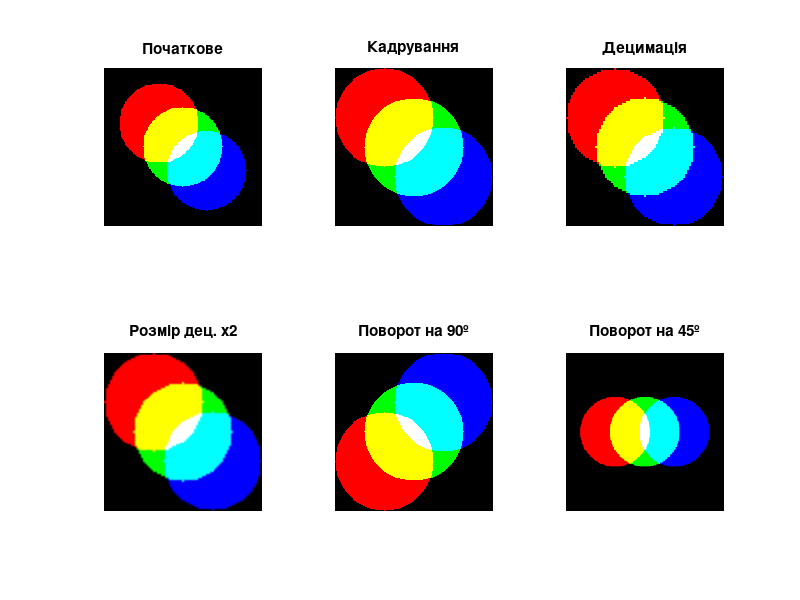

The MATLAB script that drew this image:
% Lab1_5

% Очистка робочої пам'яті і закриття графічних вікон
clear; 
close all;

%5 Розмір зображення
N = 200;

% Ініціалізуємо масив Circles нулями
Circles = uint8(zeros(N,N,3));

% Задаємо вектор зсуву для кожного кольору
N0 = [0.1 0.25 0.4] * N;

% Індекс для встановлення розмірів
i = 1:N;

% Цикл для створення кіл
for j = 1:3
    [x, y] = meshgrid(i - N/4-N0(j));
    Circles(:,:,j) = uint8(255*(x.^2+y.^2<=(N/4)^2));
end;

%Зберігання отриманого зображення у форматі tiff
imwrite(Circles, 'Circles.tiff', 'tiff');

% Створення графічного вікна
figure("Name","Task5","Position",[100,100,700,500]);

% Виведення початкового зображення
subplot(2,3,1);
imshow (Circles);
title('Початкове');

%5.1,5.2 Кадрування зображення
crop = imcrop(Circles, [0.1 0.1 0.8 0.8]*N);
subplot(2,3,2);
imshow(crop);
title('Кадрування');

%5.3 Децимація зображення
dec = crop(1:2:end,1:2:end,:);
subplot(2,3,3);
imshow(dec);
title('Децимація');

%5.4 Збільшення розмірів децимованого зображення в 2 рази
decbig = imresize(dec, 2, 'bilinear');
subplot(2,3,4);
imshow(decbig);
title('Розмір дец. х2');

%5.5 Поворот на 90º градусів кадрованого зображення
rot90 = imrotate(crop, 90, 'bilinear');
subplot(2,3,5);
imshow(rot90);
title('Поворот на 90º');

%5.6 Поворот на 45º градусів кадрованого зображення
rot45 = imrotate(crop, 45, 'bilinear');
subplot(2,3,6);
imshow(rot45);
title('Поворот на 45º');
